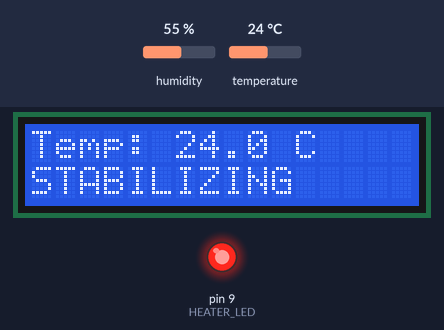
Simulated run of this sketch. Board: Arduino Uno, built with avr-gcc and run on an emulated ATmega328P. On the bench: 16×2 character LCD, output pins drawn as LEDs (lit = HIGH). The inputs (shaded band) are chosen by the test bench; at power-on: temperature 24 °C, humidity 55 %. What the sketch prints to the serial monitor is not drawn.

Above: at 2.6 s.
2.7 s: temperature set to 12 °C
At 4.6 s:
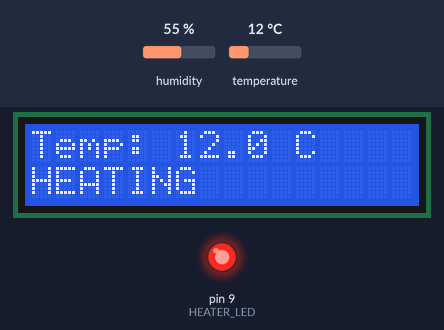
5.7 s: temperature set to 29.6 °C
At 7.3 s:
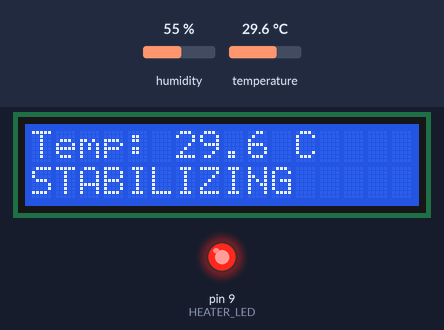
8.7 s: temperature set to 30.7 °C
At 11.4 s:
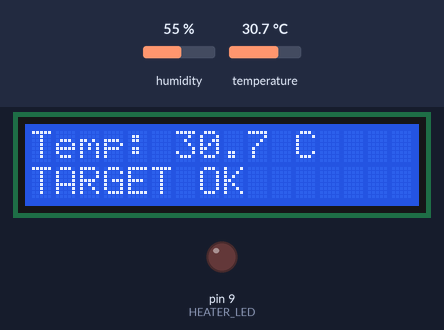
11.7 s: temperature set to 41 °C
At 12.8 s:
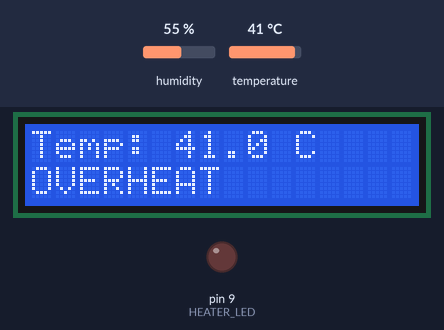
Timing chart, 0 to 14.7 s (numbered marks = the images above; inputs shaded):
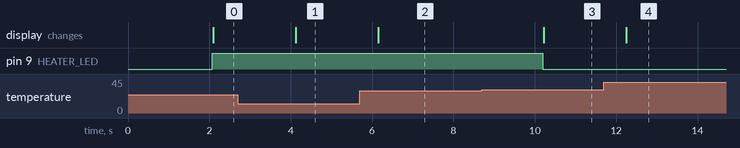

The sketch:

sketch.ino
```cpp
#include <Wire.h>
#include <LiquidCrystal_I2C.h>
#include <DHT.h>

// --- Pin Definitions ---
#define DHTPIN 2
#define DHTTYPE DHT22
#define HEATER_LED 9

// --- Temperature Thresholds (in °C) ---
#define TEMP_LOW 24.0
#define TEMP_TARGET 30.0
#define TEMP_HIGH 35.0

// --- Enum for System States ---
enum HeaterState {
  IDLE,
  HEATING,
  STABILIZING,
  TARGET_REACHED,
  OVERHEAT
};

// --- Object Instantiations ---
DHT dht(DHTPIN, DHTTYPE);
LiquidCrystal_I2C lcd(0x27, 16, 2);  // Change to 0x3F if screen remains blank
HeaterState currentState = IDLE;

void setup() {
  Serial.begin(9600);
  dht.begin();

  lcd.begin(16, 2, LCD_5x8DOTS);         // Required to initialize LCD
  lcd.backlight();     // Turn on LCD backlight

  pinMode(HEATER_LED, OUTPUT);
  digitalWrite(HEATER_LED, LOW);
}

void loop() {
  delay(2000);  // Read every 2 seconds

  float temp = dht.readTemperature();

  // --- Check for sensor failure ---
  if (isnan(temp)) {
    currentState = IDLE;
    digitalWrite(HEATER_LED, LOW);
    displayStatus("Sensor Error", "State: IDLE");
    Serial.println("Error reading temperature!");
    return;
  }

  // --- State Transitions Based on Temp ---
  if (temp < TEMP_LOW) {
    currentState = HEATING;
    digitalWrite(HEATER_LED, HIGH);
  } else if (temp >= TEMP_LOW && temp < TEMP_TARGET) {
    currentState = STABILIZING;
    digitalWrite(HEATER_LED, HIGH);
  } else if (temp >= TEMP_TARGET && temp <= TEMP_HIGH) {
    currentState = TARGET_REACHED;
    digitalWrite(HEATER_LED, LOW);
  } else if (temp > TEMP_HIGH) {
    currentState = OVERHEAT;
    digitalWrite(HEATER_LED, LOW);
  }

  // --- Show State & Temp on Serial and LCD ---
  Serial.print("Temp: ");
  Serial.print(temp);
  Serial.print(" C | State: ");
  Serial.println(getStateName(currentState));

  displayStatus("Temp: " + String(temp, 1) + " C", getStateName(currentState));
}

// --- Helper: Return state as String ---
String getStateName(HeaterState state) {
  switch (state) {
    case IDLE: return "IDLE";
    case HEATING: return "HEATING";
    case STABILIZING: return "STABILIZING";
    case TARGET_REACHED: return "TARGET OK";
    case OVERHEAT: return "OVERHEAT";
    default: return "UNKNOWN";
  }
}

// --- Helper: Display lines on LCD ---
void displayStatus(String line1, String line2) {
  lcd.clear();
  lcd.setCursor(0, 0);
  lcd.print(line1);
  lcd.setCursor(0, 1);
  lcd.print(line2);
}
```

Measured:
- the behaviour switches between 29.9 and 30 °C on temperature (found by bisection; images 2 and 3)
- after the input at 2.7 s, the display: changes after 1.4 s (image 1)
- after the input at 5.7 s, the display: changes after 0.46 s (image 2)
- after the input at 8.7 s, pin 9 (HEATER_LED): HIGH → LOW after 1.5 s; the display: changes after 1.5 s (image 3)
- after the input at 11.7 s, the display: changes after 0.55 s (image 4)
